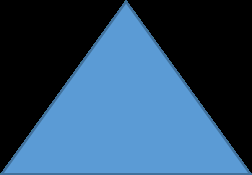
#> input picture trial/color/sample.png, 252 x 175 px
$ python image_conveter.py --input-dir ../trial/color
#> lines starting #> are read from the running program, lines starting #| are printed output that depends on the picture
# pip install opencv-python numpy
import cv2
import os
import argparse
import numpy as np

parser = argparse.ArgumentParser()
parser.add_argument("--input-dir")
parser.add_argument("--output-dir")
args = parser.parse_args()

for basename in os.listdir(args.input_dir):
    if not basename.endswith(".png"):
        continue

    im = cv2.imread(f"{args.input_dir}/{basename}", -1)
#> im is the input picture: shape (175, 252, 4); mean B, G, R, A 105.4, 76.7, 45, 127.1
    # 透過の場合は白埋めする
    if im.shape[-1]==4:
        index = np.where(im[:, :, 3] == 0)
#> index = 21846 positions, rows 0 to 172, columns 0 to 251
        im[index] = [255, 255, 255, 255]
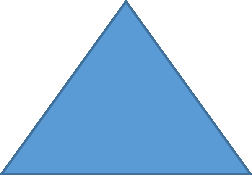
#> im: shape (175, 252, 4); mean B, G, R, A 231.7, 203, 171.3, 253.5
    im_gray = cv2.cvtColor(im, cv2.COLOR_BGR2GRAY)
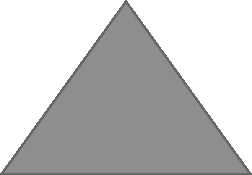
#> im_gray: shape (175, 252); min 98, max 255, mean 196.6

    cv2.imwrite(f"{args.output_dir}/{basename}", im_gray)
